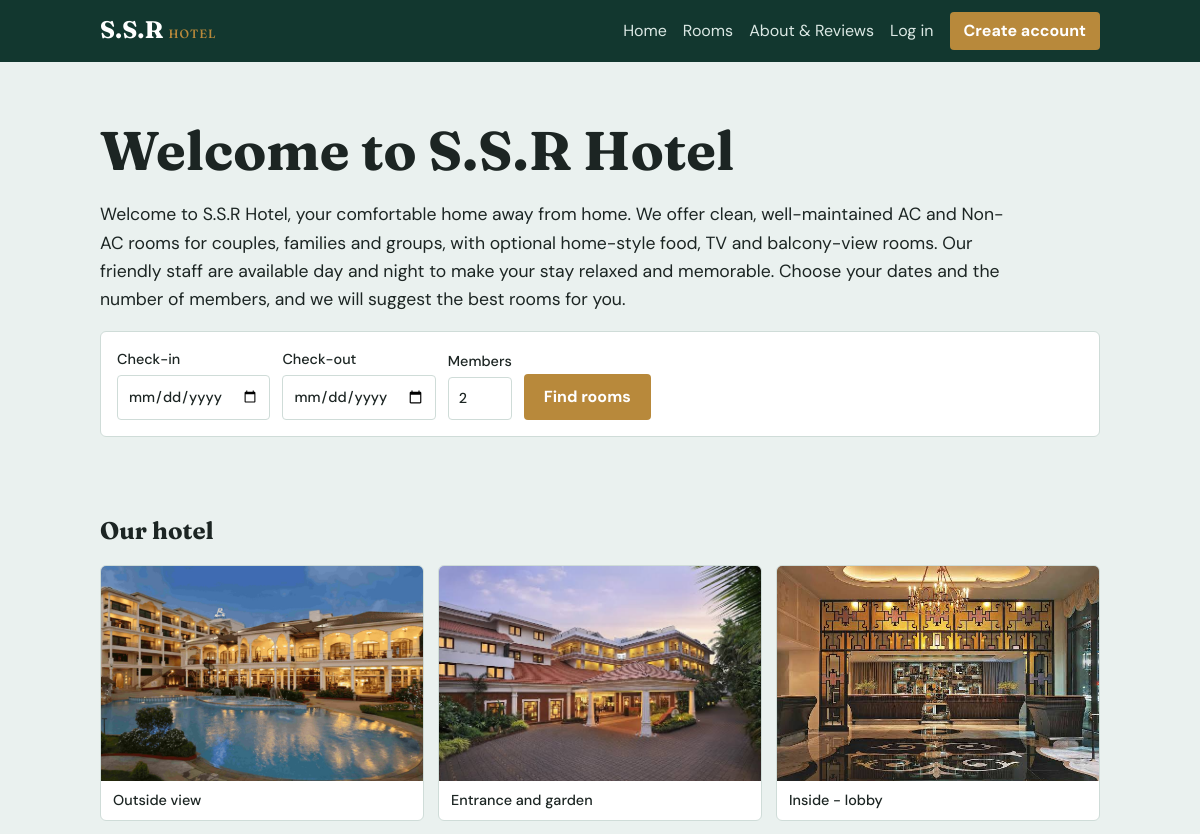
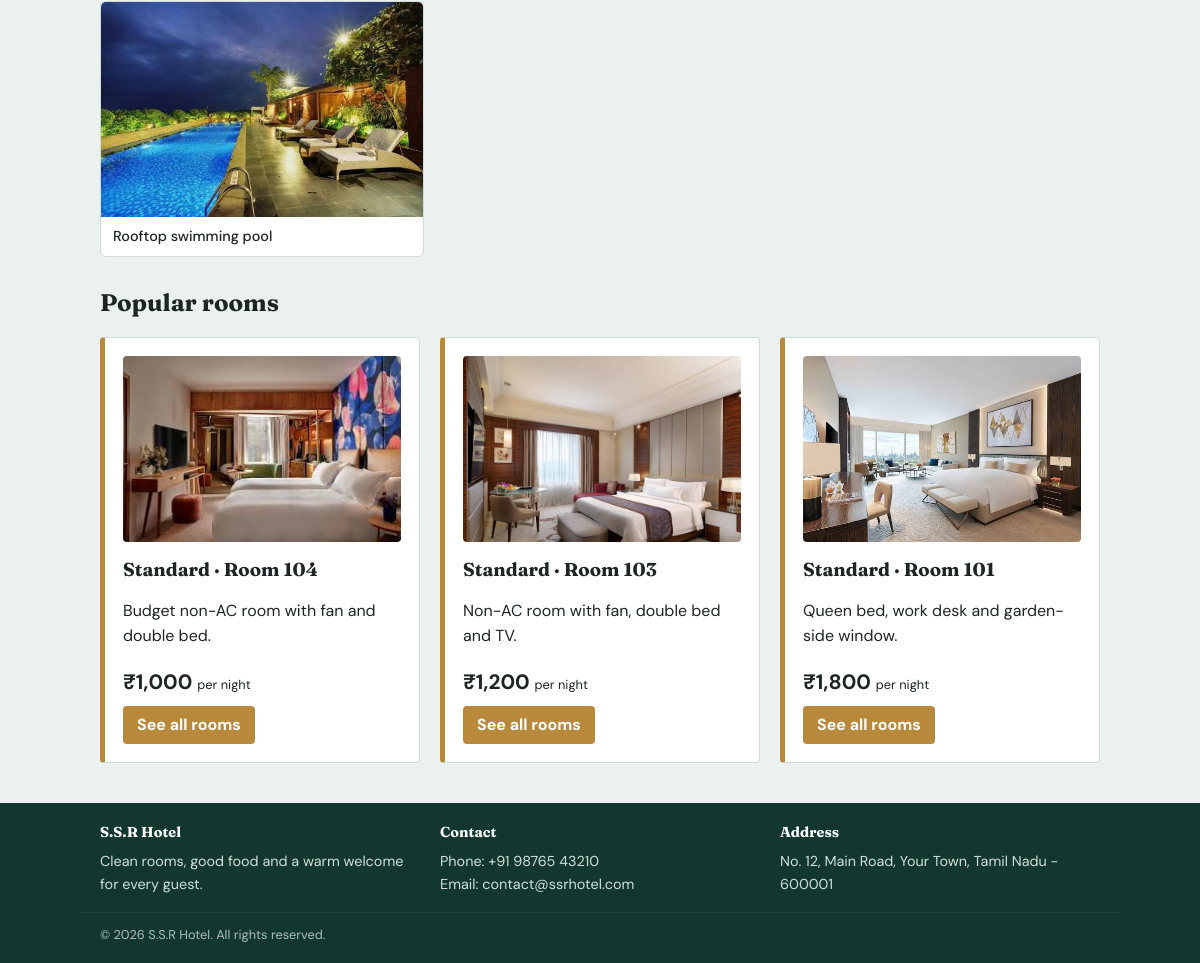
The page / on the database its author committed (2 pictures, top to bottom).
### tables this page shows
CREATE TABLE rooms (
  id INT AUTO_INCREMENT PRIMARY KEY,
  room_no VARCHAR(10) NOT NULL UNIQUE,
  type VARCHAR(40) NOT NULL,
  price DECIMAL(10,2) NOT NULL,
  capacity INT NOT NULL,
  ac TINYINT(1) NOT NULL DEFAULT 1,
  tv TINYINT(1) NOT NULL DEFAULT 1,
  balcony TINYINT(1) NOT NULL DEFAULT 0,
  description VARCHAR(255)
);

### config.php (called while the page is built, shortened)
<?php
function e($s) { return htmlspecialchars((string)$s, ENT_QUOTES, 'UTF-8'); }
function img($name, $base = '') {
  foreach (['jpg','jpeg','png','webp','svg'] as $x) {
    if (file_exists(__DIR__ . "/images/$name.$x")) return $base . "images/$name.$x";
  }
  return $base . "images/hotel_outside_1.jpg";
}

### index.php (the view)
<?php $title = "S.S.R Hotel - Welcome"; include 'includes/header.php';
$rooms = $conn->query("SELECT * FROM rooms ORDER BY price LIMIT 3"); ?>
<section class="hero">
  <h1>Welcome to S.S.R Hotel</h1>
  <p class="lead">Welcome to S.S.R Hotel, your comfortable home away from home. We offer clean, well-maintained AC and Non-AC rooms
  for couples, families and groups, with optional home-style food, TV and balcony-view rooms. Our friendly staff are available
  day and night to make your stay relaxed and memorable. Choose your dates and the number of members, and we will suggest the best rooms for you.</p>
  <form class="search" action="rooms.php" method="get">
    <label>Check-in<input type="date" name="check_in" required></label>
    <label>Check-out<input type="date" name="check_out" required></label>
    <label>Members<input type="number" name="guests" min="1" max="20" value="2" required></label>
    <button class="btn">Find rooms</button>
  </form>
</section>
<h2>Our hotel</h2>
<div class="photos">
  <figure><img src="<?= e(img('hotel_outside_1')) ?>" alt="Outside view of S.S.R Hotel"><figcaption>Outside view</figcaption></figure>
  <figure><img src="<?= e(img('hotel_outside_2')) ?>" alt="Entrance and garden"><figcaption>Entrance and garden</figcaption></figure>
  <figure><img src="<?= e(img('hotel_inside_1')) ?>" alt="Inside lobby"><figcaption>Inside - lobby</figcaption></figure>
  <figure><img src="<?= e(img('hotel_inside_2')) ?>" alt="Rooftop swimming pool"><figcaption>Rooftop swimming pool</figcaption></figure>
</div>
<h2>Popular rooms</h2>
<div class="grid">
<?php while ($r = $rooms->fetch_assoc()): ?>
  <article class="card">
    <img class="cover" src="<?= e(img("rooms/{$r['room_no']}_1")) ?>" alt="Room <?= e($r['room_no']) ?>">
    <h3><?= e($r['type']) ?> · Room <?= e($r['room_no']) ?></h3>
    <p><?= e($r['description']) ?></p>
    <p class="price">₹<?= number_format($r['price']) ?> <small>per night</small></p>
    <a class="btn small" href="rooms.php">See all rooms</a>
  </article>
<?php endwhile; ?>
</div>
<?php include 'includes/footer.php'; ?>

### includes/header.php (shortened to what this page needs)
<?php require_once __DIR__ . '/../config.php'; $base = $base ?? ''; ?>
<!DOCTYPE html>
<html lang="en"><head>
<link rel="stylesheet" href="<?= $base ?>css/style.css">
</head><body>
<header class="top"><div class="wrap bar">
  <a class="logo" href="<?= $base ?>index.php">S.S.R <small>Hotel</small></a>
  <nav>
    <a href="<?= $base ?>index.php">Home</a>
    <a href="<?= $base ?>rooms.php">Rooms</a>
    <a href="<?= $base ?>about.php">About &amp; Reviews</a>
    <?php if (isset($_SESSION['uid'])): ?>
      <a href="<?= $base ?>my_bookings.php">My bookings</a>
      <?php if ($_SESSION['role']==='admin'): ?><a href="<?= $base ?>admin/index.php">Admin</a><?php endif; ?>
      <a href="<?= $base ?>logout.php">Log out (<?= e($_SESSION['name']) ?>)</a>
    <?php else: ?>
      <a href="<?= $base ?>login.php">Log in</a>
      <a class="btn small" href="<?= $base ?>register.php">Create account</a>
    <?php endif; ?>
  </nav></div></header>
<main class="wrap">

### includes/footer.php (shortened to what this page needs)
</main>
<footer class="foot"><div class="wrap footgrid">
  <div><h4>S.S.R Hotel</h4><p>Clean rooms, good food and a warm welcome for every guest.</p></div>
  <div><h4>Contact</h4>
    <p>Phone: <?= e(HOTEL_PHONE) ?><br>Email: <?= e(HOTEL_EMAIL) ?></p></div>
  <div><h4>Address</h4><p><?= e(HOTEL_ADDRESS) ?></p></div>
</div>
<div class="wrap copy">&copy; <?= date('Y') ?> S.S.R Hotel. All rights reserved.</div></footer>
</body></html>

### css/style.css (style rules this page uses)
:root { --pine:#12372f;--sea:#eaf1ef;--brass:#b8893b;--ink:#1c2523;--line:#cfdcd8;--white:#fff;--err:#a3262a }
* { box-sizing:border-box }
body { margin:0;font-family:'DM Sans',system-ui,sans-serif;background:var(--sea);color:var(--ink);line-height:1.6 }
h1,h2,h3,.logo { font-family:'Fraunces',Georgia,serif;line-height:1.2 }
.wrap { max-width:1040px;margin:0 auto;padding:0 20px }
.top { background:var(--pine) }
.bar { display:flex;justify-content:space-between;align-items:center;flex-wrap:wrap;gap:8px;padding-top:12px;padding-bottom:12px }
.logo { color:#fff;font-size:1.5rem;text-decoration:none;font-weight:700 }
nav { display:flex;gap:16px;align-items:center;flex-wrap:wrap }
nav a { color:#dbe8e4;text-decoration:none }
a { color:var(--brass) }
.btn { background:var(--brass);color:#fff;border:0;padding:10px 20px;border-radius:4px;cursor:pointer;font:inherit;font-weight:700;text-decoration:none;display:inline-block }
nav a.btn { color:#fff }
.btn.small { padding:6px 14px }
.hero { padding:56px 0 32px }
.hero h1 { font-size:clamp(2rem,5vw,3.4rem);max-width:16em;margin:0 0 12px }
.search { display:flex;gap:12px;flex-wrap:wrap;align-items:end;background:var(--white);border:1px solid var(--line);padding:16px;border-radius:6px;margin:16px 0 28px }
label { display:flex;flex-direction:column;font-weight:500;font-size:.9rem;gap:4px }
input { padding:9px 10px;border:1px solid var(--line);border-radius:4px;font:inherit;background:var(--white);color:var(--ink) }
.grid { display:grid;grid-template-columns:repeat(auto-fill,minmax(280px,1fr));gap:20px;margin-bottom:40px }
.card { background:var(--white);border:1px solid var(--line);border-left:5px solid var(--brass);padding:18px;border-radius:4px }
.card h3 { margin:0 0 6px }
.price { font-size:1.3rem;font-weight:700;margin:8px 0 }
.price small { font-weight:400;font-size:.8rem }
.foot { background:var(--pine);color:#cfe0db;padding:18px 0;margin-top:40px;font-size:.9rem }
.logo small { font-size:.75rem;color:var(--brass);font-weight:500;letter-spacing:.08em;text-transform:uppercase }
.lead { font-size:1.1rem;max-width:52em }
.photos { display:grid;grid-template-columns:repeat(auto-fill,minmax(240px,1fr));gap:14px;margin-bottom:32px }
.photos figure { margin:0;background:var(--white);border:1px solid var(--line);border-radius:6px;overflow:hidden }
.photos img { width:100%;aspect-ratio:3/2;object-fit:cover;display:block }
.photos figcaption { padding:8px 12px;font-weight:500;font-size:.9rem }
.cover { width:100%;aspect-ratio:3/2;object-fit:cover;border-radius:4px;margin-bottom:10px }
.footgrid { display:grid;grid-template-columns:repeat(auto-fit,minmax(220px,1fr));gap:20px }
.foot h4 { color:#fff;margin:0 0 6px;font-family:'Fraunces',Georgia,serif }
.foot p { margin:0 }
.copy { margin-top:16px;padding-top:12px;border-top:1px solid #2c4540;font-size:.8rem;opacity:.8 }

### rows shown on the page
rooms: shows a picture, type "Standard", room_no "104", description "Budget non-AC room with fan and double bed.", price "1,000"
rooms: shows a picture, type "Standard", room_no "103", description "Non-AC room with fan, double bed and TV.", price "1,200"
rooms: shows a picture, type "Standard", room_no "101", description "Queen bed, work desk and garden-side window.", price "1,800"

### other values the page prints
HOTEL_PHONE "+91 98765 43210"
HOTEL_EMAIL "contact@ssrhotel.com"
HOTEL_ADDRESS "No. 12, Main Road, Your Town, Tamil Nadu - 600001"
